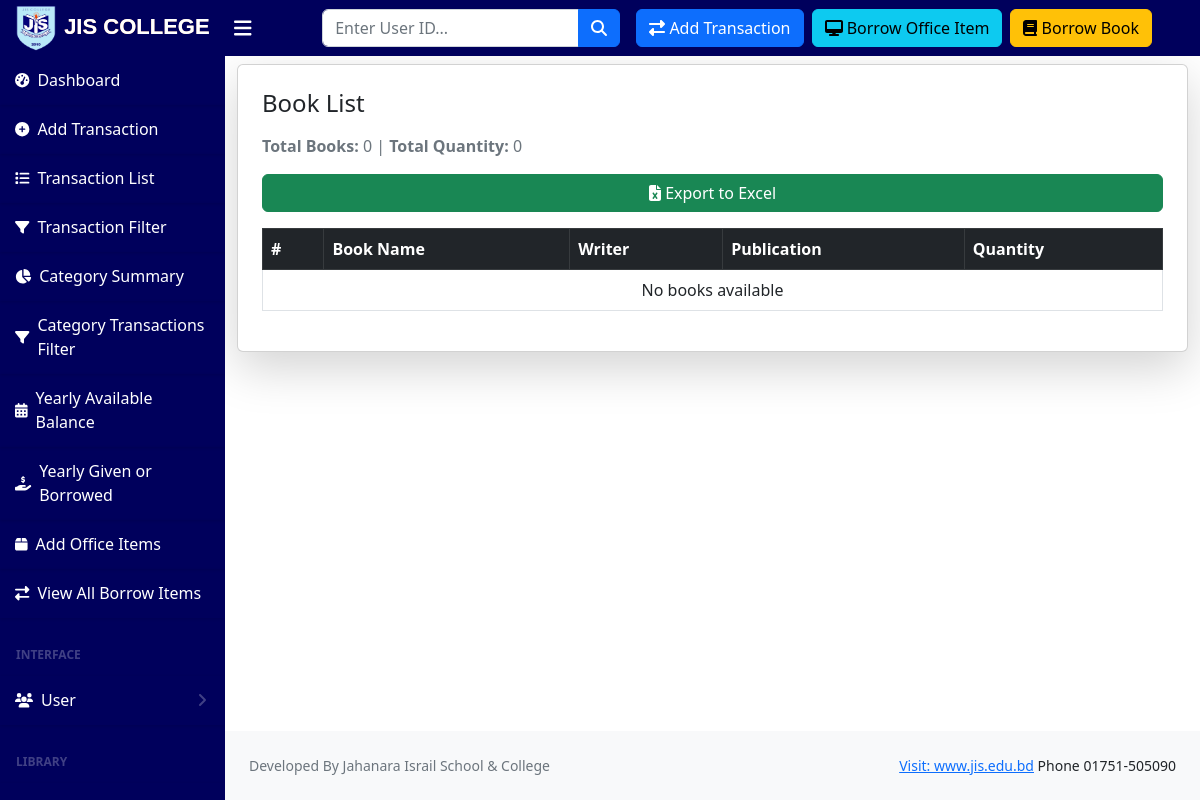
Page /books/ (signed in) on the earlier database version.
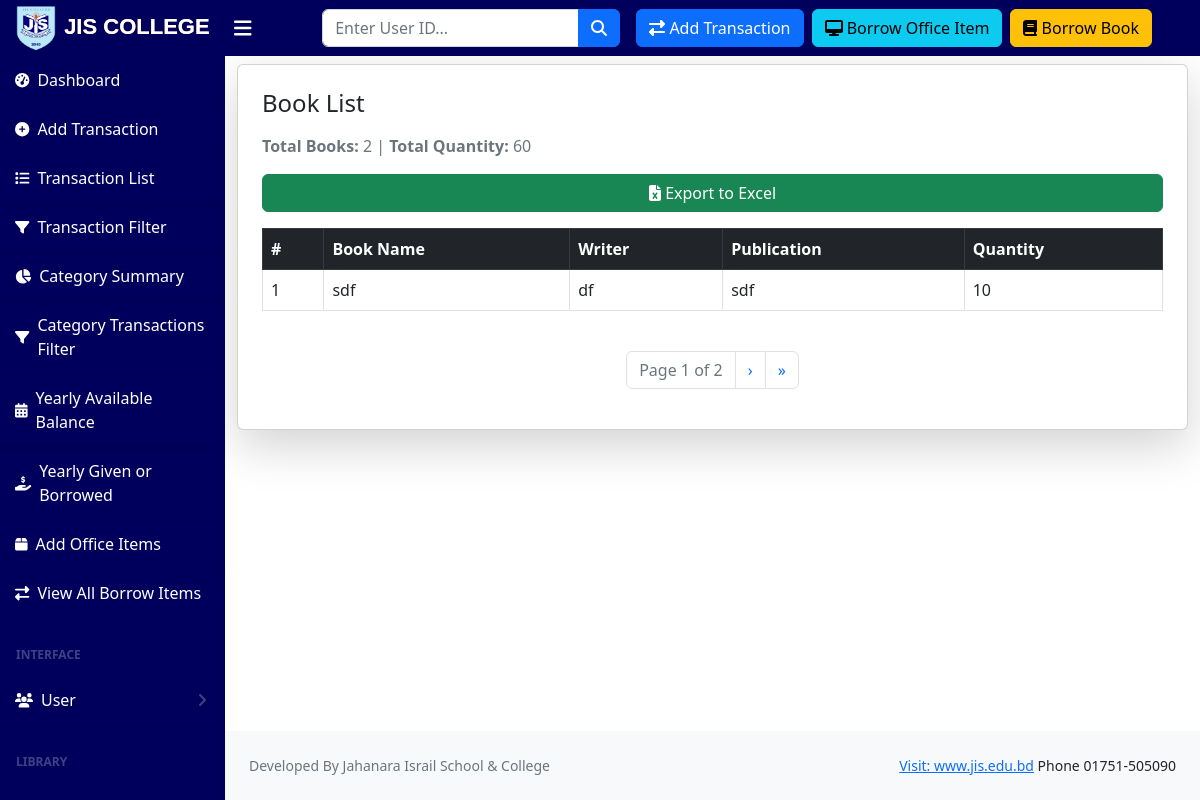
Same page on the later database version.
### jisc_library/models.py (models this page shows, shortened)
class Book(models.Model):
    name = models.CharField(max_length=255, unique=True)
    writer = models.CharField(max_length=255, blank=True, null=True)
    publication = models.CharField(max_length=255, blank=True, null=True)
    quantity = models.PositiveIntegerField(default=1, blank=True, null=True)  # Total available copies

### jisc_library/views.py (the view)
# urls.py: path("books/", book_list_view, name="book_list"),
@user_passes_test(lambda u: u.is_superuser or u.is_staff, login_url='login')
def book_list_view(request):
    books = Book.objects.all()
    total_books = books.count()  # Count total books
    total_quantity = sum(book.quantity for book in books)  # Sum of all book quantities
    paginator = Paginator(books, 1)  # Show 10 books per page
    page_number = request.GET.get("page")
    page_obj = paginator.get_page(page_number)
    return render(request, "library/book_list.html", {
        "page_obj": page_obj,
        "total_books": total_books,
        "total_quantity": total_quantity,
    })

### templates/library/book_list.html (shortened to what this page needs)
{% extends 'base.html' %}
{% block content %}
<div class="container mt-2">
    <div class="card shadow-lg p-4">
        <h4 class="mb-3 text-darkblue">Book List</h4>
        <p class="text-muted">
            <strong>Total Books:</strong> {{ total_books }} |
            <strong>Total Quantity:</strong> {{ total_quantity }}
        </p>
        <a href="{% url 'export_books' %}" class="btn btn-success mb-3">
            <i class="fas fa-file-excel"></i> Export to Excel
        </a>
        <div class="table-responsive">
            <table class="table table-bordered table-hover">
                <thead class="table-dark">
                    <tr>
                        <th>#</th>
                        <th>Book Name</th>
                        <th>Writer</th>
                        <th>Publication</th>
                        <th>Quantity</th>
                    </tr>
                </thead>
                <tbody>
                    {% for book in page_obj %}
                        <tr>
                            <td>{{ forloop.counter }}</td>
                            <td>{{ book.name }}</td>
                            <td>{{ book.writer|default:"Unknown" }}</td>
                            <td>{{ book.publication|default:"Unknown" }}</td>
                            <td>{{ book.quantity }}</td>
                        </tr>
                    {% empty %}
                        <tr>
                            <td colspan="5" class="text-center">No books available</td>
                        </tr>
                    {% endfor %}
                </tbody>
            </table>
        </div>
        {% include 'pagination.html' %}
    </div>
</div>
{% endblock %}

Differences in the rows shown:
added Book: name "sdf", writer "df", publication "sdf", quantity "10"
Other differences:
{{ total_books }}: "0" → "2"
{{ total_quantity }}: "0" → "60"
{{ page_obj.number }}: (not shown) → "1"
{{ page_obj.paginator.num_pages }}: (not shown) → "2"
text no longer shown: "No books available"
text now shown: "Page of › »"
